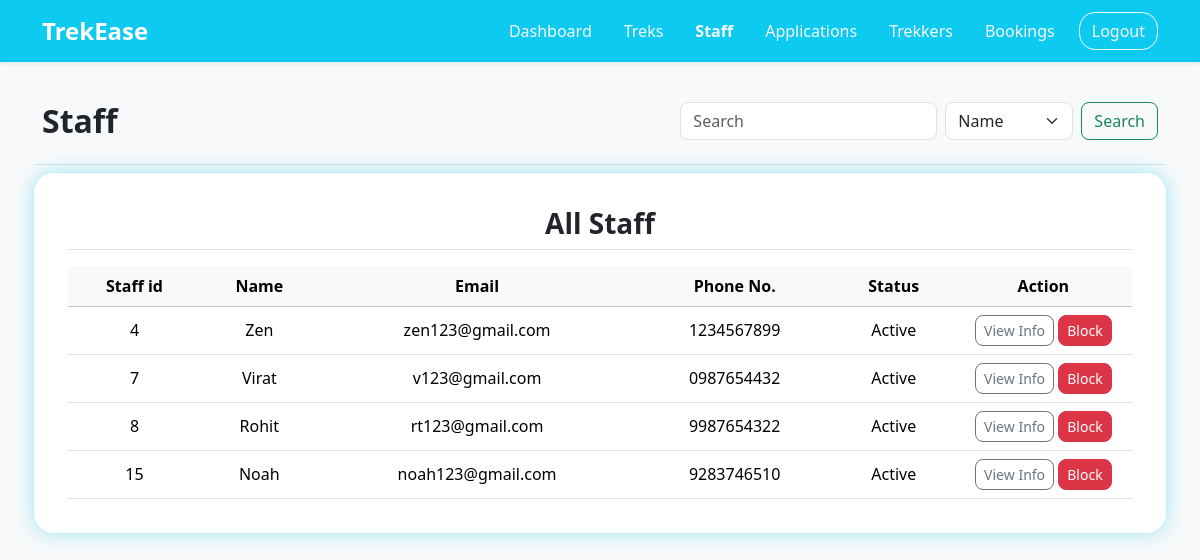
Page /staff on the earlier database version.
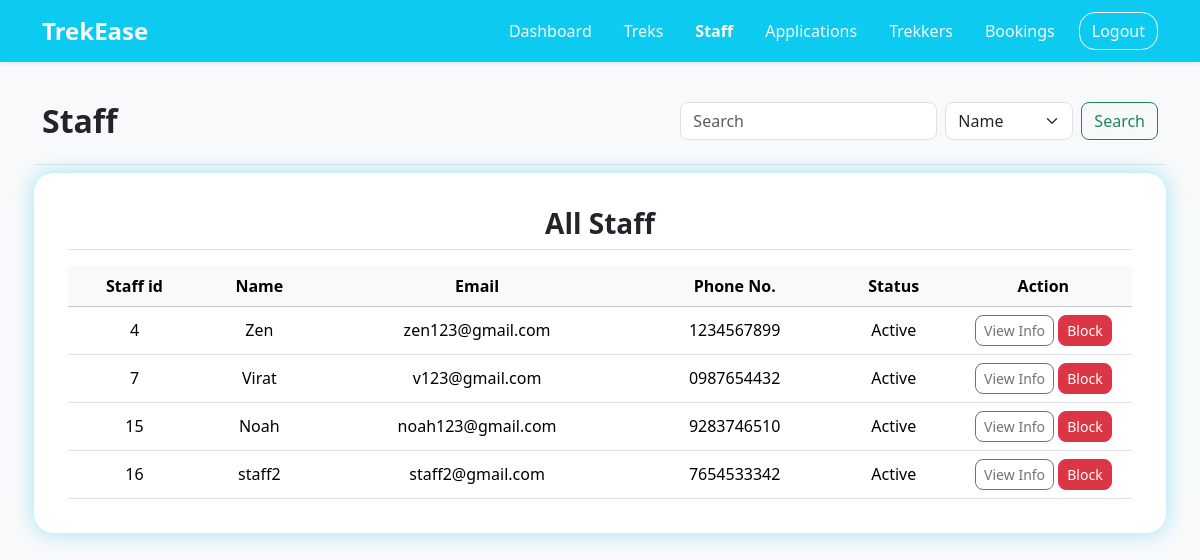
Same page on the later database version.
### application/models.py (models this page shows)
class User(db.Model):
    __tablename__ = "user"
    id = db.Column(db.Integer(), primary_key=True)
    username = db.Column(db.String(30), unique=True, nullable=False)
    name = db.Column(db.String(30), nullable=False)
    email = db.Column(db.String(80), unique=True, nullable=False)
    password = db.Column(db.String, nullable=False)
    phone_no = db.Column(db.String(10), unique=True)
    status = db.Column(db.String, default="Active")
    role = db.Column(db.String, default="user", nullable=True)
    created_at = db.Column(db.Date, default=date.today)
    bookings = db.relationship("Booking", backref="user")
    assigned_trek = db.relationship("Trek", backref="staff")

### application/controllers.py (the view)
@app.route("/staff")
def staff():
    all_staff = User.query.filter(User.role == 'staff', User.status != 'Pending').all()
    return render_template("/admin/staff.html",all_staff=all_staff)

### templates/admin/staff.html (shortened to what the changed rows need)
<!DOCTYPE html>
<html lang="en">
<head>
    <link href="https://cdn.jsdelivr.net/npm/bootstrap@5.3.2/dist/css/bootstrap.min.css" rel="stylesheet">
    <link rel="stylesheet" href="/static/style.css">
</head>
<body class="d-flex flex-column min-vh-100 bg-light">
    <div class="container text-center">
        <div class="text-center mt-4">
            <div class="row my-4 g-3">
                <div class="mb-2 d-flex justify-content-between w-100 border-bottom pb-2">
                    <h2 class="fw-semibold">Staff</h2>
                </div>
                <div class="admin-tables mb-4">
                    <table class="table table-hover align-middle mb-0">
                        <thead class="text-center table-light sticky-top">
                            <tr>
                                <th scope="col">Staff id</th>
                                <th scope="col">Name</th>
                                <th scope="col">Email</th>
                                <th scope="col">Phone No.</th>
                                <th scope="col">Status</th>
                                <th class="col-2" scope="col">Action</th>
                            </tr>
                        </thead>
                        <tbody class="text-center">
                            {% for staff in all_staff %}
                            <tr>
                                <td>{{staff.id}}</td>
                                <td>{{staff.name}}</td>
                                <td>{{staff.email}}</td>
                                <td>{{staff.phone_no}}</td>
                                <td>{{staff.status}}</td>
                                <td>
                                    <a href="/details/1/staff/{{staff.id}}"
                                        class="btn btn-outline-secondary btn-sm rounded-3">View Info</a>
                                    {% if staff.status == "Active" %}
                                    <a href="/admin_update/staff/blacklist/{{staff.id}}"
                                        class=" btn btn-danger rounded-3 btn-sm ">Block</a>
                                    {% else %}
                                    <a href="/admin_update/staff/whitelist/{{staff.id}}"
                                        class="btn btn-outline-success btn-sm rounded-3">Unblock</a>
                                    {% endif %}
                                </td>
                            </tr>
                            {% endfor %}
                        </tbody>
                    </table>
                </div>
            </div>
        </div>
    </div>
</body>
</html>

Differences in the rows shown:
no longer on this page (row edited): User: id "8", name "Rohit", email "rt123@gmail.com", phone_no "9987654322", status "Active"
added User: id "16", name "staff2", email "staff2@gmail.com", phone_no "7654533342", status "Active"
